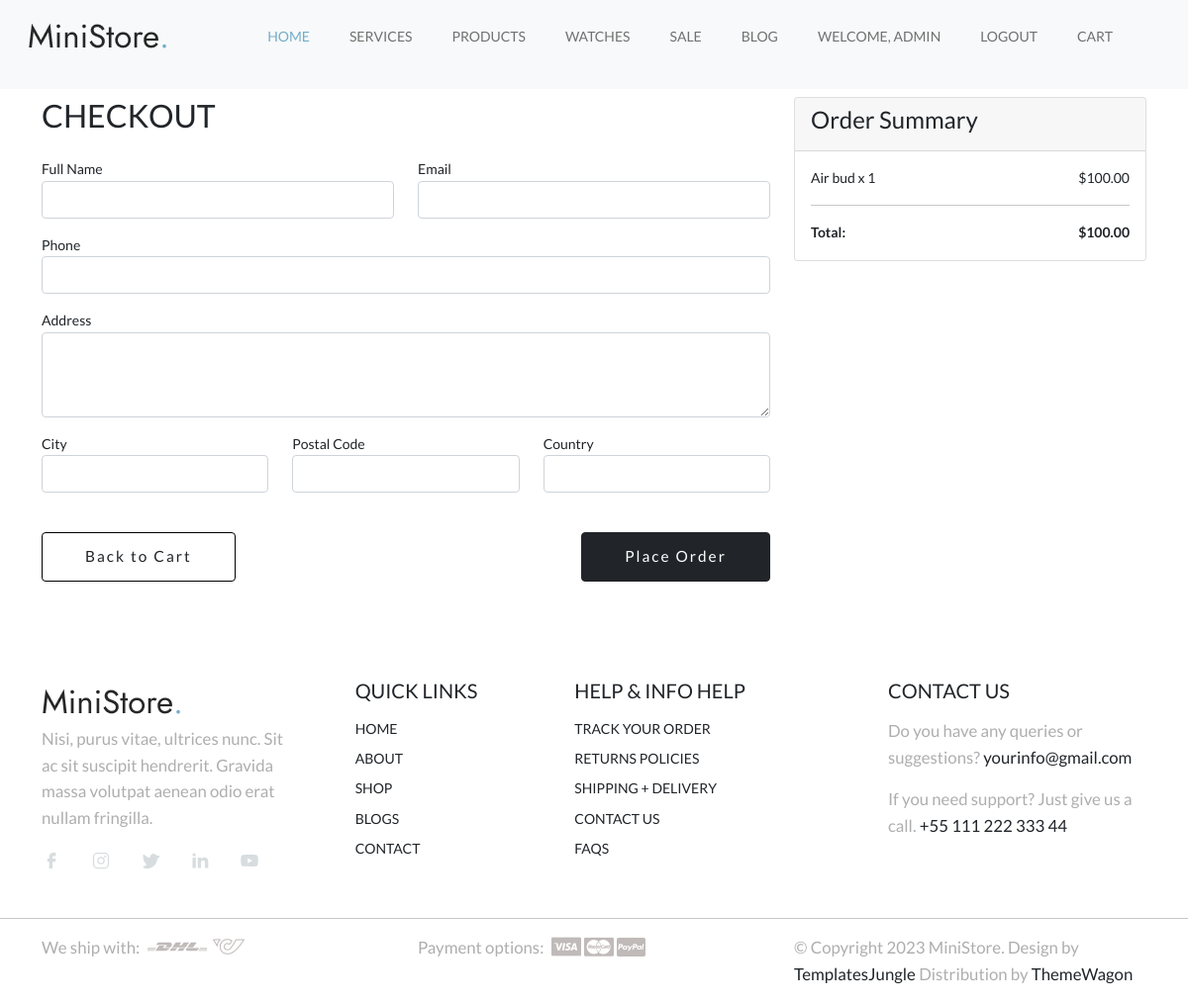
/checkout/ (signed in), run on the app's committed database.
### products/models.py (models this page shows, shortened)
class CartItem(models.Model):
    cart = models.ForeignKey(Cart, on_delete=models.CASCADE, related_name='items')
    product = models.ForeignKey(Product, on_delete=models.CASCADE)
    quantity = models.PositiveIntegerField(default=1)
    def total_price(self):
        return self.product.price * self.quantity

class Product(models.Model):
    name = models.CharField(max_length=200)
    price = models.DecimalField(max_digits=10, decimal_places=2)
    description = models.TextField(blank=True, null=True)
    image = models.ImageField(upload_to='products/', blank=True, null=True)

### products/views.py (the view)
# urls.py: path('checkout/', views.checkout, name='checkout'),
@login_required(login_url='/accounts/login/')
def checkout(request):
    print(f"User: {request.user}")
    print(f"Is Authenticated: {request.user.is_authenticated}")
    cart_obj, created = Cart.objects.get_or_create(user=request.user)
    cart_items = CartItem.objects.filter(cart=cart_obj)
    if not cart_items:
        messages.error(request, "Your cart is empty!")
        return redirect('cart')
    total = sum(item.total_price() for item in cart_items)
    return render(request, 'products/checkout.html', {
        'cart_items': cart_items,
        'total': total,
    })

### products/templates/products/checkout.html (shortened to what this page needs)
{% extends "products/base.html" %}
{% load static %}
{% block content %}
<section id="checkout" class="padding-large">
  <div class="container">
    <div class="row">
      <div class="col-md-8">
        <h2 class="display-7 text-dark text-uppercase mb-4">Checkout</h2>
        <form method="POST" action="{% url 'process_checkout' %}">
          <div class="row">
            <div class="col-md-6 mb-3">
              <label>Full Name</label>
              <input type="text" name="full_name" class="form-control" required>
            </div>
            <div class="col-md-6 mb-3">
              <label>Email</label>
              <input type="email" name="email" class="form-control" required>
            </div>
          </div>
          <div class="mb-3">
            <label>Phone</label>
            <input type="tel" name="phone" class="form-control" required>
          </div>
          <div class="mb-3">
            <label>Address</label>
            <textarea name="address" class="form-control" rows="3" required></textarea>
          </div>
          <div class="row">
            <div class="col-md-4 mb-3">
              <label>City</label>
              <input type="text" name="city" class="form-control" required>
            </div>
            <div class="col-md-4 mb-3">
              <label>Postal Code</label>
              <input type="text" name="postal_code" class="form-control" required>
            </div>
            <div class="col-md-4 mb-3">
              <label>Country</label>
              <input type="text" name="country" class="form-control" required>
            </div>
          </div>
          <div class="d-flex justify-content-between mt-4">
            <a href="{% url 'cart' %}" class="btn btn-medium btn-outline-dark">Back to Cart</a>
            <button type="submit" class="btn btn-medium btn-dark">Place Order</button>
          </div>
        </form>
      </div>
      <div class="col-md-4">
        <div class="card">
          <div class="card-header">
            <h4>Order Summary</h4>
          </div>
          <div class="card-body">
            {% for item in cart_items %}
            <div class="d-flex justify-content-between mb-2">
              <span>{{ item.product.name }} x {{ item.quantity }}</span>
              <span>${{ item.total_price }}</span>
            </div>
            {% endfor %}
            <hr>
            <div class="d-flex justify-content-between">
              <strong>Total:</strong>
              <strong>${{ total }}</strong>
            </div>
          </div>
        </div>
      </div>
    </div>
  </div>
</section>
{% endblock %}

### products/templates/products/base.html (shortened to what this page needs)
{% load static %}
<!DOCTYPE html>
<html>
  <head>
    <link rel="stylesheet" href="{% static 'products/css/bootstrap.min.css' %}">
    <link rel="stylesheet" href="{% static 'products/css/style.css' %}">
    <link rel="stylesheet" href="https://cdn.jsdelivr.net/npm/swiper@9/swiper-bundle.min.css " />
  </head>
  <body data-bs-spy="scroll" data-bs-target="#navbar" data-bs-root-margin="0px 0px -40%" data-bs-smooth-scroll="true" tabindex="0">
    <header id="header" class="site-header header-scrolled position-fixed text-black bg-light">
      <nav id="header-nav" class="navbar navbar-expand-lg px-3 mb-3">
        <div class="container-fluid">
          <a class="navbar-brand" href="/">
            <img src="{% static 'products/images/main-logo.png' %}" class="logo">
          </a>
          <div class="offcanvas offcanvas-end" tabindex="-1" id="bdNavbar" aria-labelledby="bdNavbarOffcanvasLabel">
            <div class="offcanvas-body">
              <ul id="navbar" class="navbar-nav text-uppercase justify-content-end align-items-center flex-grow-1 pe-3">
                <li class="nav-item">
                  <a class="nav-link me-4 active" href="{% url 'home' %}">Home</a>
                </li>
                <li class="nav-item">
                  <a class="nav-link me-4" href="#company-services">Services</a>
                </li>
                <li class="nav-item">
                  <a class="nav-link me-4" href="#mobile-products">Products</a>
                </li>
                <li class="nav-item">
                  <a class="nav-link me-4" href="#smart-watches">Watches</a>
                </li>
                <li class="nav-item">
                  <a class="nav-link me-4" href="#yearly-sale">Sale</a>
                </li>
                <li class="nav-item">
                  <a class="nav-link me-4" href="#latest-blog">Blog</a>
                </li>
                <li class="nav-item">
                 {% if user.is_authenticated %}
  <li class="nav-item">
    <a class="nav-link me-4" href="#">Welcome, {{ user.username }}</a>
  </li>
  <li class="nav-item">
    <a class="nav-link me-4" href="{% url 'logout' %}">Logout</a>
  </li>
{% endif %}
                <li class="nav-item">
                  <a class="nav-link me-4" href="{% url 'cart' %}">Cart</a>
                </li>
              </ul>
            </div>
          </div>
        </div>
      </nav>
    </header>
{% block content %}{% endblock %}
    <footer id="footer" class="overflow-hidden">
      <div class="container">
        <div class="row">
          <div class="footer-top-area">
            <div class="row d-flex flex-wrap justify-content-between">
              <div class="col-lg-3 col-sm-6 pb-3">
                <div class="footer-menu">
                  <img src="{% static 'products/images/main-logo.png' %}" alt="logo">
                  <p>Nisi, purus vitae, ultrices nunc. Sit ac sit suscipit hendrerit. Gravida massa volutpat aenean odio erat nullam fringilla.</p>
                  <div class="social-links">
                    <ul class="d-flex list-unstyled">
                      <li>
                        <a href="#">
                          <svg class="facebook">
                            <use xlink:href="#facebook" />
                          </svg>
                        </a>
                      </li>
                      <li>
                        <a href="#">
                          <svg class="instagram">
                            <use xlink:href="#instagram" />
                          </svg>
                        </a>
                      </li>
                      <li>
                        <a href="#">
                          <svg class="twitter">
                            <use xlink:href="#twitter" />
                          </svg>
                        </a>
                      </li>
                      <li>
                        <a href="#">
                          <svg class="linkedin">
                            <use xlink:href="#linkedin" />
                          </svg>
                        </a>
                      </li>
                      <li>
                        <a href="#">
                          <svg class="youtube">
                            <use xlink:href="#youtube" />
                          </svg>
                        </a>
                      </li>
                    </ul>
                  </div>
                </div>
              </div>
              <div class="col-lg-2 col-sm-6 pb-3">
                <div class="footer-menu text-uppercase">
                  <h5 class="widget-title pb-2">Quick Links</h5>
                  <ul class="menu-list list-unstyled text-uppercase">
                    <li class="menu-item pb-2">
                      <a href="#">Home</a>
                    </li>
                    <li class="menu-item pb-2">
                      <a href="#">About</a>
                    </li>
                    <li class="menu-item pb-2">
                      <a href="#">Shop</a>
                    </li>
                    <li class="menu-item pb-2">
                      <a href="#">Blogs</a>
                    </li>
                    <li class="menu-item pb-2">
                      <a href="#">Contact</a>
                    </li>
                  </ul>
                </div>
              </div>
              <div class="col-lg-3 col-sm-6 pb-3">
                <div class="footer-menu text-uppercase">
                  <h5 class="widget-title pb-2">Help & Info Help</h5>
                  <ul class="menu-list list-unstyled">
                    <li class="menu-item pb-2">
                      <a href="#">Track Your Order</a>
                    </li>
                    <li class="menu-item pb-2">
                      <a href="#">Returns Policies</a>
                    </li>
                    <li class="menu-item pb-2">
                      <a href="#">Shipping + Delivery</a>
                    </li>
                    <li class="menu-item pb-2">
                      <a href="#">Contact Us</a>
                    </li>
                    <li class="menu-item pb-2">
                      <a href="#">Faqs</a>
                    </li>
                  </ul>
                </div>
              </div>
              <div class="col-lg-3 col-sm-6 pb-3">
                <div class="footer-menu contact-item">
                  <h5 class="widget-title text-uppercase pb-2">Contact Us</h5>
                  <p>Do you have any queries or suggestions? <a href="mailto:">yourinfo@gmail.com</a>
                  </p>
                  <p>If you need support? Just give us a call. <a href="">+55 111 222 333 44</a>
                  </p>
                </div>
              </div>
            </div>
          </div>
        </div>
      </div>
      <hr>
    </footer>
    <div id="footer-bottom">
      <div class="container">
        <div class="row d-flex flex-wrap justify-content-between">
          <div class="col-md-4 col-sm-6">
            <div class="Shipping d-flex">
              <p>We ship with:</p>
              <div class="card-wrap ps-2">
                <img src="{% static 'products/images/dhl.png' %}" alt="visa">
                <img src="{% static 'products/images/shippingcard.png' %}" alt="mastercard">
              </div>
            </div>
          </div>
          <div class="col-md-4 col-sm-6">
            <div class="payment-method d-flex">
              <p>Payment options:</p>
              <div class="card-wrap ps-2">
                <img src="{% static 'products/images/visa.jpg' %}" alt="visa">
                <img src="{% static 'products/images/mastercard.jpg' %}" alt="mastercard">
                <img src="{% static 'products/images/paypal.jpg' %}" alt="paypal">
              </div>
            </div>
          </div>
          <div class="col-md-4 col-sm-6">
            <div class="copyright">
              <p>© Copyright 2023 MiniStore. Design by <a href="https://templatesjungle.com/ ">TemplatesJungle</a> Distribution by <a href="https://themewagon.com ">ThemeWagon</a>
              </p>
            </div>
          </div>
        </div>
      </div>
    </div>
  </body>

### products/static/products/css/style.css (style rules this page uses)
:root { --accent-color: #717171; --white-color: #fff; --black-color: #000; --gray-color: #F3F3F3; --gray-color-300: #D8D8D8; --gray-color-500: #AEAEAE; --gray-color-800: #3A3A3A; --light-gray-color: #D7DDDF; --primary-color: #72AEC8; --bs-primary-rgb: 114,174,200; --light-color: #f8f9fa; --dark-color: #212529; --light-blue-color: #EDF1F3; --navbar-color-color: #131814; --swiper-theme-color: #4A4A4A; --swiper-pagination-color: #4A4A4A; }
:root { --body-font : "Lato", sans-serif; --heading-font : "Jost", sans-serif; }
*, *::before, *::after { -webkit-box-sizing: border-box; -moz-box-sizing: border-box; box-sizing: border-box; }
html { box-sizing: border-box; }
body { font-family: var(--body-font); font-size: 14px; font-weight: 500; line-height: 1.6; margin: 0; }
p { font-size: 1.2em; color: var(--gray-color-500); }
a { color: var(--dark-color); text-decoration: none; transition: 0.3s color ease-out; }
.bg-light { background: var(--light-color); }
.padding-large { padding-top: 7em; padding-bottom: 7em; }
.btn.btn-medium { padding: 0.8em 2.8em; font-size: 1.1em; letter-spacing: 2px; }
.btn.btn-outline-dark, .btn.btn-outline-light, .btn.btn-outline-accent { background: transparent; text-shadow: none; box-shadow: none; }
.btn.btn-outline-dark { border-color: rgba(0,0,0,1); color: var(--dark-color); }
.site-header { position: fixed; width: 100%; z-index: 10; transition: background 0.3s ease-out; }
.navbar-nav .nav-item a.nav-link { color: var(--accent-color); }
.navbar-nav .nav-item a.nav-link.active, .navbar-nav .nav-item a.nav-link:focus, .navbar-nav .nav-item a.nav-link:hover { color: var(--primary-color); }
#header-nav .offcanvas-end { width: 500px; }
.social-links svg { width: 20px; height: 20px; color: var(--light-gray-color); }
.social-links li { padding-right: 30px; }

### data on the page
CartItem: product.name "Air bud", quantity "1", total_price "100.00"

### other printed values
{{ user.username }} "ADMIN"
{{ total }} "100.00"
